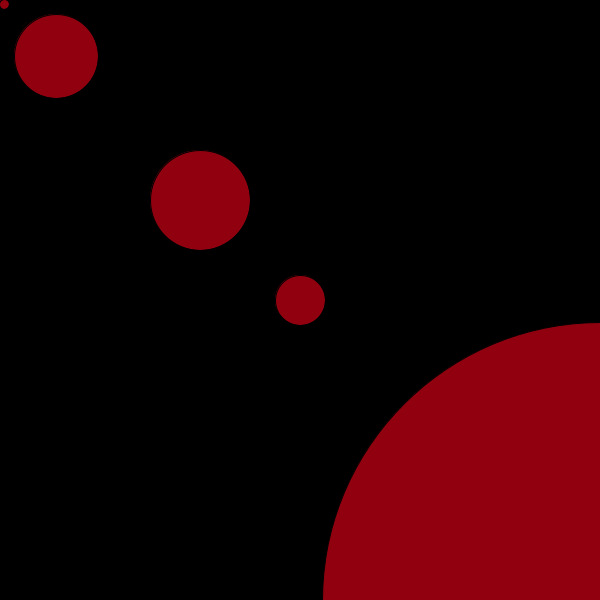
Frame 1 (no input)
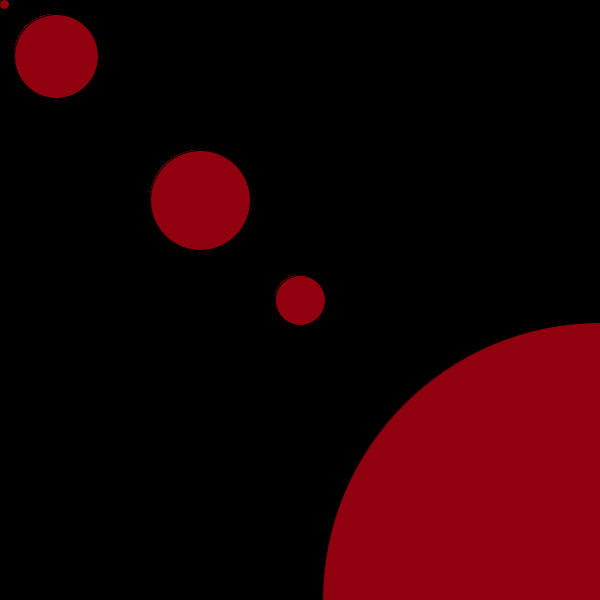
Frame 60 (the mouse pressed at the canvas centre just before this capture)
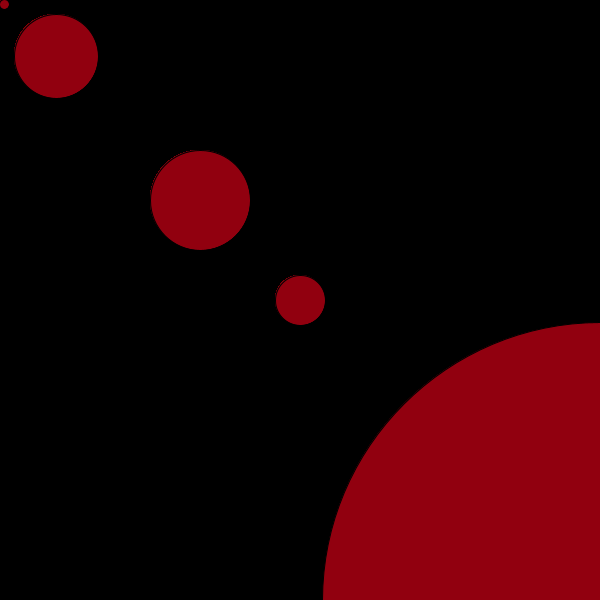
Frame 120 (the mouse held since frame 60 and released just before this capture)

The Processing sketch that drew these frames (run headless with seeded random() and noise(); from frame 60 on, the mouse is pressed at the canvas centre):

// Processing sketch: processing_58803
// ── processing_58803.pde

//Candice Ferreira: Problem set 1. Question 1 
//emotion: inferior 

void setup() {
  size (600, 600);
background (0);
}

void draw () {
    fill (145, 0, 15);
    ellipse (200, 200, 100, 100);
    ellipse (300, 300, 50, 50);
    ellipse (56, 56, 84, 84);
    ellipse (600, 600, 555, 555);
    ellipse (4, 4, 10, 10);
}
  
